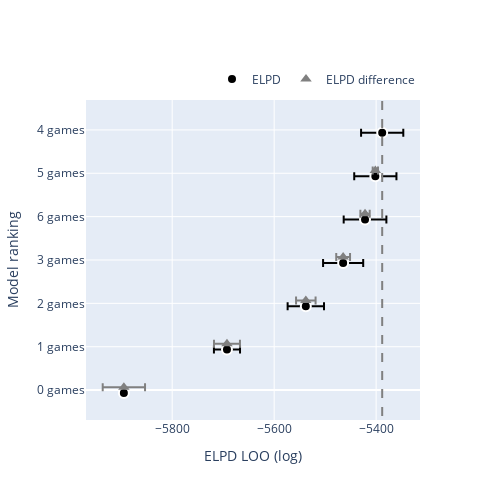

Source (notebook cell):
### Code cell
plot_compare_plotly(az.compare(dict_of_id));

### Figure 1 — Plotly figure (JSON) as saved in the notebook; plotly's stock layout.template omitted (floating-point values rounded to 4 significant figures)
{"data": [{"error_x": {"array": [41.41, 41.4, 41.87, 39.35, 35.69, 25.59, 1.884], "thickness": 2, "type": "data"}, "marker": {"color": "black", "line": {"color": "white", "width": 2}, "size": 10, "symbol": "circle"}, "mode": "markers+text", "name": "ELPD", "type": "scatter", "x": [-5388.0, -5402.0, -5422.0, -5465.0, -5538.0, -5693.0, -5895.0], "y": [-8.9, -7.4, -5.9, -4.4, -2.9, -1.4, 0.1]}, {"error_x": {"array": [5.201, 9.118, 13.54, 19.15, 25.47, 41.53], "thickness": 2, "type": "data"}, "marker": {"color": "grey", "size": 10, "symbol": "triangle-up"}, "mode": "markers+text", "name": "ELPD difference", "type": "scatter", "x": [-5402.0, -5422.0, -5465.0, -5538.0, -5693.0, -5895.0], "y": [-7.6, -6.1, -4.6, -3.1, -1.6, -0.1]}], "layout": {"height": 500, "legend": {"orientation": "h", "x": 1, "xanchor": "right", "y": 1.02, "yanchor": "bottom"}, "shapes": [{"line": {"color": "grey", "dash": "dash", "width": 2}, "type": "line", "x0": -5388.0, "x1": -5388.0, "y0": -10, "y1": 1}], "width": 500, "xaxis": {"autorange": true, "range": [-5969.0, -5314.0], "title": {"text": "ELPD LOO (log)"}, "type": "linear"}, "yaxis": {"autorange": true, "range": [1.035, -10.03], "tickmode": "array", "ticktext": ["4 games", "5 games", "6 games", "3 games", "2 games", "1 games", "0 games"], "tickvals": [-9, -7.5, -6, -4.5, -3, -1.5, 0], "title": {"text": "Model ranking"}, "type": "linear"}}}
